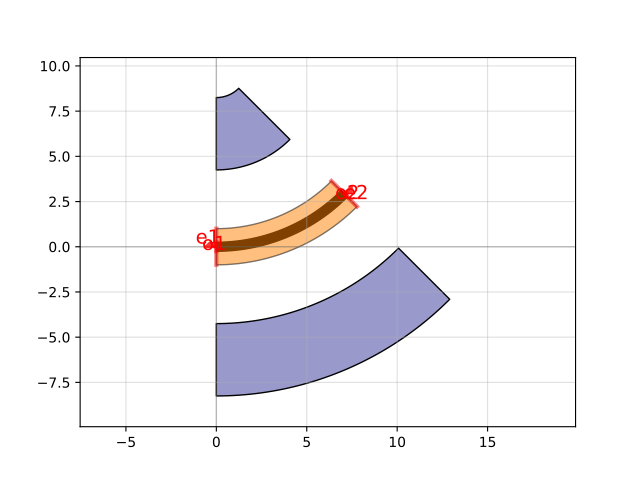

This chart was generated by the following Python code:
import gdsfactory as gf

xs = gf.cross_section.strip_heater_metal_undercut(width=0.5, heater_width=2, trench_width=4, trench_gap=4)
p = gf.path.arc(radius=10, angle=45)
c = p.extrude(xs)
c.plot()
